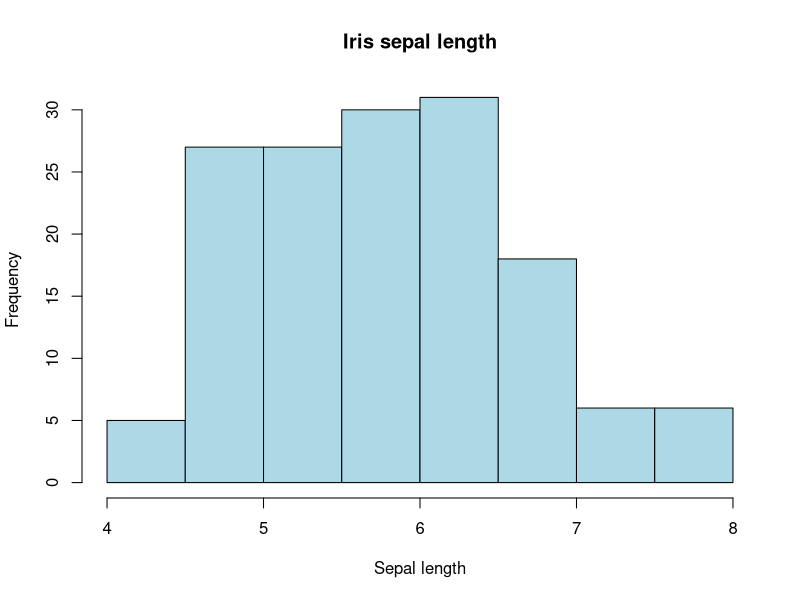
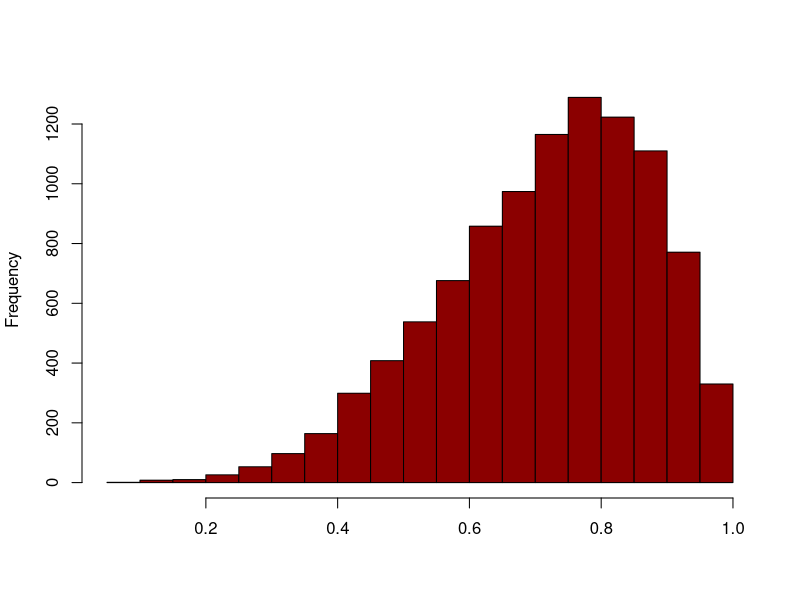
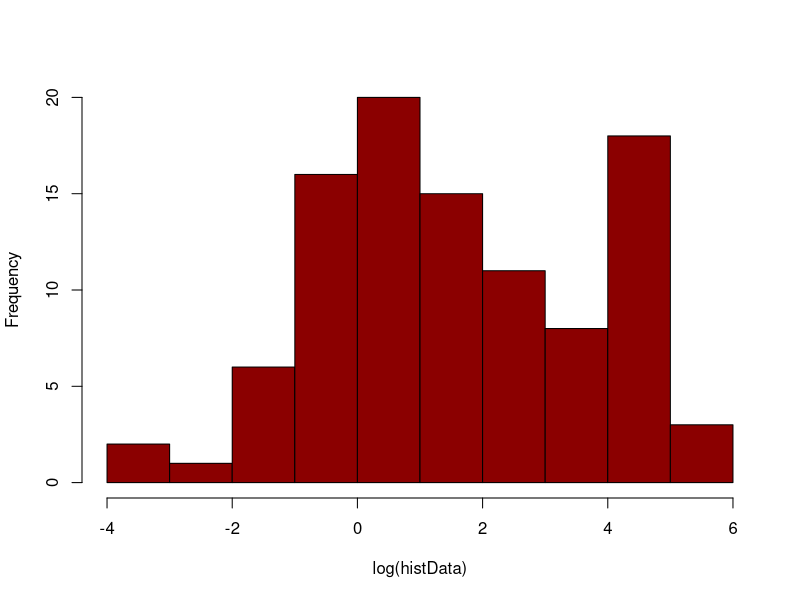
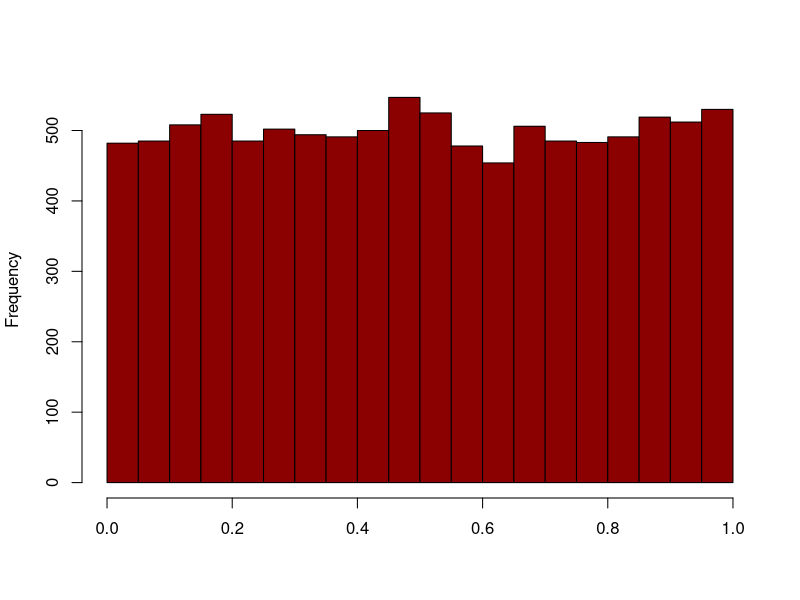
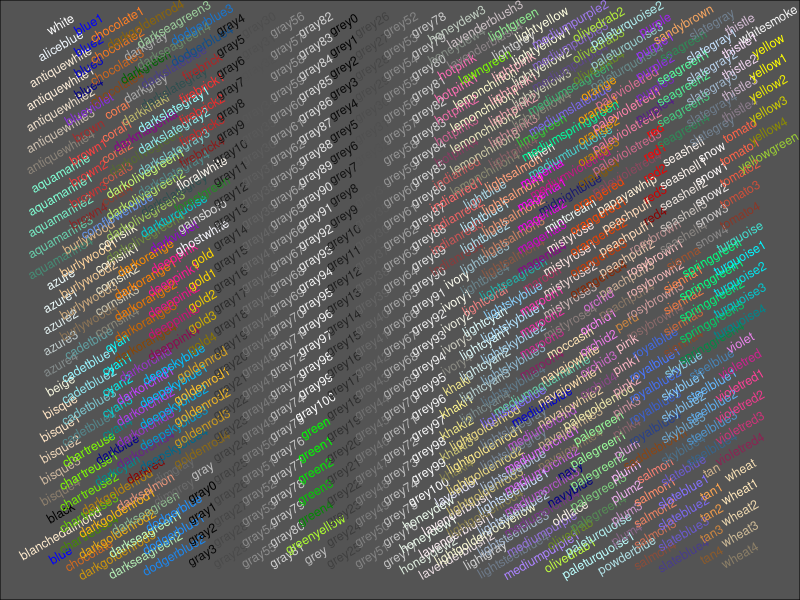

The R script that drew these images, in order:
## ---- chunk 1
data(iris) # Use the built-in Iris data set

hist(iris$Sepal.Length, col = "lightblue", main = "Iris sepal length",
        xlab = "Sepal length")
## ---- chunk 2
hist(rbeta(10000,5,2), main = "", xlab = "", col = "darkred")
## ---- chunk 3
mu1 <- log(1)
mu2 <- log(50)
sig1 <- log(3)
sig2 <- log(3)
cpct <- 0.4

histDistFunc <- function (n,cpct, mu1, mu2, sig1, sig2) {
  y0 <- rlnorm(n, mean = mu1, sd = sig1)
  y1 <- rlnorm(n, mean = mu2, sd = sig2)

  flag <- rbinom(n,size = 1,prob = cpct)
  y <- y0 * (1 - flag) + y1 * flag 
}

histData <- histDistFunc(n = 100, cpct, mu1, mu2, sig1, sig2)
hist(log(histData), main = "", col = "darkred")
## ---- chunk 4

hist(rbeta(10000, 1, 1), main = "", xlab = "", col = "darkred")
## ---- chunk 5
showCols <- function(cl = colors(), bg = "grey",
                     cex = 0.75, rot = 30) {
    m <- ceiling(sqrt(n <- length(cl)))
    length(cl) <- m * m; cm <- matrix(cl, m)
    require("grid")
    grid.newpage(); vp <- viewport(w = .92, h = .92)
    grid.rect(gp = gpar(fill = bg))
    grid.text(cm, x = col(cm) / m, y = rev(row(cm))/m, rot = rot,
              vp = vp, gp = gpar(cex = cex, col = cm))
  }
showCols(cl = colors(), bg= "gray33", rot = 30, cex = 0.75)
